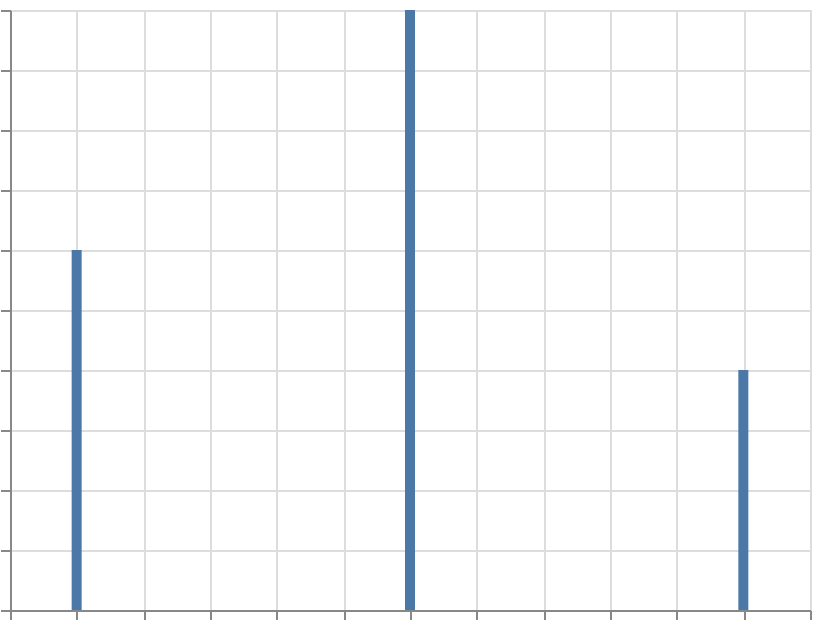

Write the Vega-Lite specification saved for this chart.
### Vega-Lite specification from a JSON file in a GitHub repository (floating-point values rounded to 4 significant figures)
{"$schema": "https://vega.github.io/schema/vega-lite/v6.json", "width": 400, "height": 300, "padding": 5, "autosize": "none", "data": {"name": "table", "values": [{"x": 0, "y": 3}, {"x": 1, "y": 5}, {"x": 2, "y": 2}]}, "mark": "bar", "encoding": {"x": {"field": "x", "type": "quantitative"}, "y": {"field": "y", "type": "quantitative"}}}
